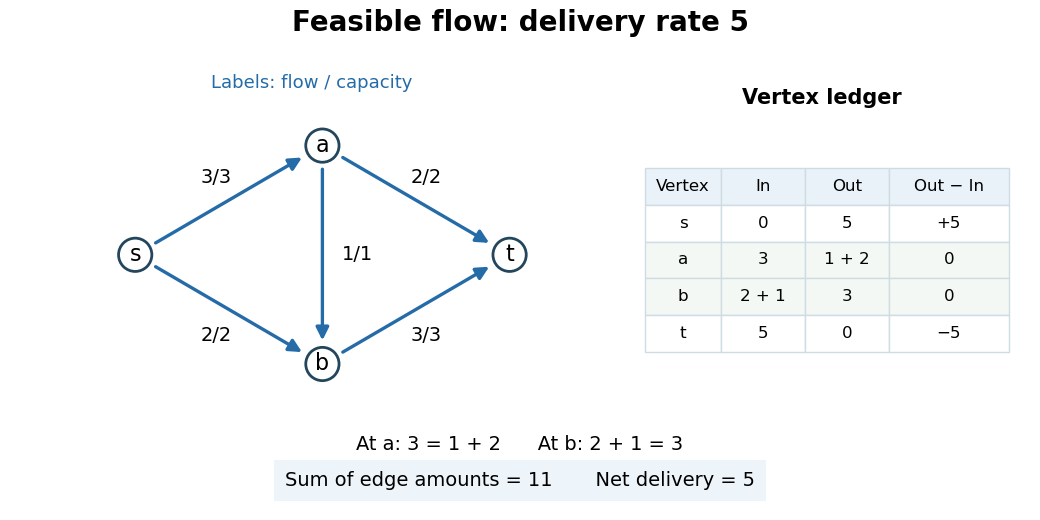

This chart was generated by the following Python code:
"""Draw original-edge flow amounts and their vertex ledger; run from _media."""

from pathlib import Path

import matplotlib.pyplot as plt
from matplotlib.patches import Circle, FancyArrowPatch


def main():
    plt.rcParams.update({"font.size": 12, "font.family": "DejaVu Sans"})
    fig = plt.figure(figsize=(10.4, 5.2), dpi=100, facecolor="white")
    graph = fig.add_axes((0.035, 0.20, 0.55, 0.62))
    graph.set(xlim=(-0.5, 4.1), ylim=(-1.55, 1.55), aspect="equal")
    graph.axis("off")
    pos = {"s": (0, 0), "a": (1.8, 1.05), "b": (1.8, -1.05), "t": (3.6, 0)}
    edges = [("s", "a", 3), ("s", "b", 2), ("a", "b", 1), ("a", "t", 2), ("b", "t", 3)]
    offsets = {( "s", "a"): (-0.12, 0.22), ("s", "b"): (-0.12, -0.25),
               ("a", "b"): (0.34, 0), ("a", "t"): (0.1, 0.22),
               ("b", "t"): (0.1, -0.25)}
    for u, v, amount in edges:
        graph.add_patch(FancyArrowPatch(pos[u], pos[v], arrowstyle="-|>",
                                       mutation_scale=19, shrinkA=17, shrinkB=17,
                                       linewidth=2.4, color="#246ba8"))
        dx, dy = offsets[u, v]
        graph.text((pos[u][0] + pos[v][0]) / 2 + dx,
                   (pos[u][1] + pos[v][1]) / 2 + dy, f"{amount}/{amount}",
                   ha="center", va="center", fontsize=14,
                   bbox={"facecolor": "white", "edgecolor": "none", "pad": 2})
    for node, xy in pos.items():
        graph.add_patch(Circle(xy, 0.16, facecolor="white", edgecolor="#23465d", linewidth=2, zorder=5))
        graph.text(*xy, node, ha="center", va="center", fontsize=16, zorder=6)
    fig.text(0.30, 0.83, "Labels: flow / capacity", ha="center", color="#246ba8", fontsize=13)
    ledger = fig.add_axes((0.62, 0.24, 0.35, 0.52))
    ledger.axis("off")
    rows = [["s", "0", "5", "+5"], ["a", "3", "1 + 2", "0"],
            ["b", "2 + 1", "3", "0"], ["t", "5", "0", "−5"]]
    table = ledger.table(cellText=rows, colLabels=["Vertex", "In", "Out", "Out − In"],
                         cellLoc="center", loc="center", colWidths=[0.21, 0.23, 0.23, 0.33])
    table.auto_set_font_size(False)
    table.set_fontsize(12)
    table.scale(1, 2.2)
    for (row, _), cell in table.get_celld().items():
        cell.set_edgecolor("#d0dce4")
        cell.set_facecolor("#e9f2f9" if row == 0 else "#f3f8f4" if row in (2, 3) else "white")
    fig.text(0.79, 0.80, "Vertex ledger", ha="center", fontsize=15, weight="bold")
    fig.text(0.5, 0.94, "Feasible flow: delivery rate 5", ha="center", fontsize=20, weight="bold")
    fig.text(0.5, 0.135, "At a: 3 = 1 + 2      At b: 2 + 1 = 3", ha="center", fontsize=14)
    fig.text(0.5, 0.065, "Sum of edge amounts = 11       Net delivery = 5", ha="center", fontsize=14,
             bbox={"facecolor": "#eef5fa", "edgecolor": "none", "pad": 8})
    fig.savefig(Path(__file__).with_suffix(".png").name, facecolor="white", transparent=False)
    plt.close(fig)


if __name__ == "__main__":
    main()
